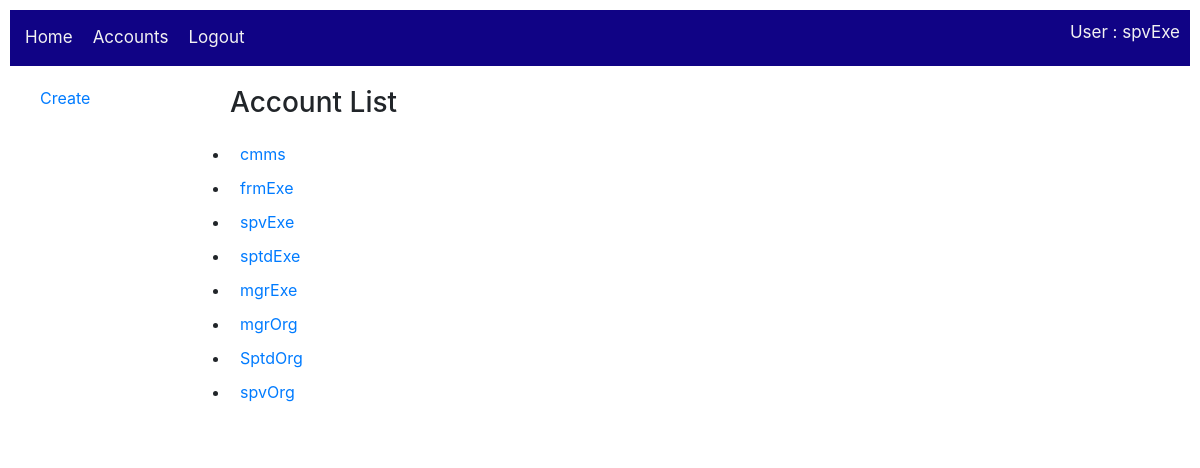
The page /accounts/list/ (signed in) on the database its author committed.
### accounts/models.py (models this page shows, shortened)
class CmmsUser(AbstractUser):
    forward_path = models.IntegerField(null=True)#CmmsUser.id
    reverse_path = models.IntegerField(null=True)#CmmsUser.id
    actions = models.ManyToManyField(Action, help_text='Select actions')
    section = models.ForeignKey('Section', on_delete=models.SET_NULL, null=True)
    def get_absolute_url(self):
        return reverse('accounts:account-detail', args=[str(self.id)])

### accounts/views.py (the view)
# urls.py: path('list/', views.CmmsUserListView.as_view(), name='accounts'),
class CmmsUserListView(LoginRequiredMixin, generic.ListView):
    model = CmmsUser #prinsipnya dengan ini saja sdh cukup, namun kita perlu tambahan info di bawah ini
    template_name = 'accounts/account_list.html'  # Specify your own template name/location

### accounts/templates/accounts/account_list.html (shortened to what this page needs)
{% extends "base_accounts.html" %}
{% block body %}
  <div class="container-fluid">
    <div class="row">
        <div class="col-sm-2">
            {% block leftSidebar %}
                <p><a href="{% url 'accounts:signup'%}">Create</a></p>
            {% endblock leftSidebar %}
        </div>
        <div class="col-sm-10">
            {% block content %}
              <h3>Account List</h3>
              {% if cmmsuser_list %}
              <ul>
                {% for cmmsuser in cmmsuser_list %}
                  <li>
                    <a href="{{ cmmsuser.get_absolute_url }}">{{ cmmsuser.username }}</a>
                  </li>
                {% endfor %}
              </ul>
              {% else %}
                <p>There are no account</p>
              {% endif %}
            {% endblock content %}
        </div>
    </div>
  </div>
{% endblock body %}

### accounts/templates/base_accounts.html (shortened to what this page needs)
{% extends "base_cmms.html" %}
{% block topMenu %}
<div class="topnav">
    <ul>
        <li><a href="{% url 'home-cmms' %}">Home</a></li>
        {% if user.is_authenticated %}
            <li><a href="{% url 'accounts:home'%}">Accounts</a></li>
            <li><a href="{% url 'logout'%}?next={{request.path}}">Logout</a></li>
        {% else %}
            <li><a href="{% url 'login'%}?next={{request.path}}">Login</a></li>
        {% endif %}
        {% if user.is_authenticated %}
            <li style="float: right;">User : {{ user.get_username }}</li>
        {% endif %}
    </ul>
</div>
{% endblock topMenu %}

### templates/cmms_pon/base_cmms.html (shortened to what this page needs)
{% load static %}
<!DOCTYPE html>
<html lang="en">
    <head>
        {% block css %}
            <link rel="stylesheet" href="https://stackpath.bootstrapcdn.com/bootstrap/4.1.3/css/bootstrap.min.css">
            <link rel="stylesheet" href="http://code.jquery.com/ui/1.11.0/themes/smoothness/jquery-ui.css">
            <link rel="stylesheet" href="{% static 'css/styles.css' %}">
        {% endblock %}
    </head>
    <body>
        {% block topMenu %}{% endblock topMenu %}
        {% block body %}{% endblock body %}
    </body>
</html>

### static/css/styles.css (style rules this page uses)
* { padding: 5px; }
.topnav { overflow: hidden; background-color: rgb(16, 3, 133); }
.topnav ul { list-style-type: none; margin: 0; padding: 0; overflow: hidden; background-color: rgb(16, 3, 133); }
.topnav ul li { float: left; color: #f2f2f2; text-align: center; padding: 5px; text-decoration: none; font-size: 17px; }
.topnav ul li a { float: left; color: #f2f2f2; text-align: center; padding: 5px; text-decoration: none; font-size: 17px; }
* { box-sizing: border-box; }
.row:after { content: ""; display: table; clear: both; }

### rows shown on the page
CmmsUser: get_username "spvExe", username "spvExe"
CmmsUser: username "cmms"
CmmsUser: username "frmExe"
CmmsUser: username "sptdExe"
CmmsUser: username "mgrExe"
CmmsUser: username "mgrOrg"
CmmsUser: username "SptdOrg"
CmmsUser: username "spvOrg"
